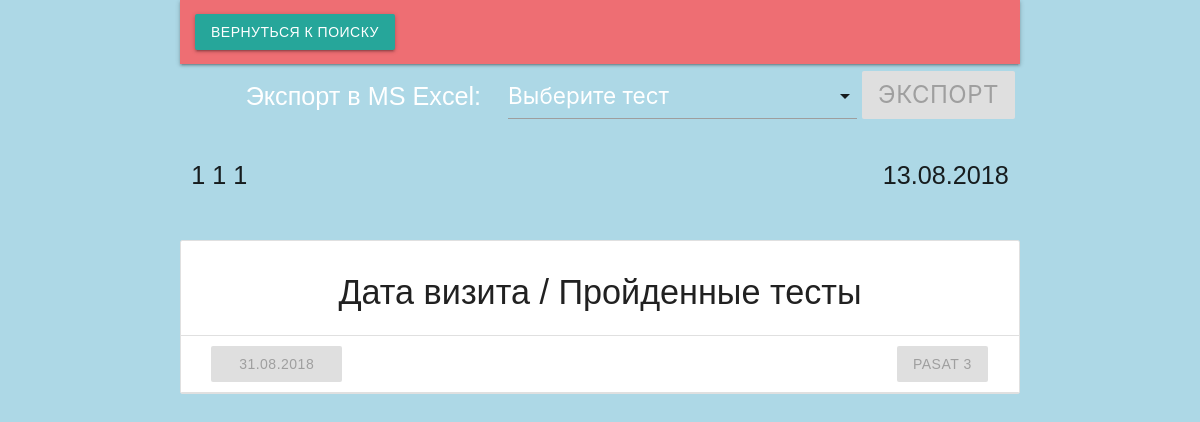
Page /patient/12 on the committed database.
### models.py (models this page shows, shortened)
class Person(db.Model):
    __tablename__ = 'person'
    id = db.Column(db.Integer, primary_key=True)
    fname = db.Column(db.String(30), nullable=False)
    sname = db.Column(db.String(30), nullable=False)
    lname = db.Column(db.String(30), nullable=False)
    type = db.Column(db.String(50))
    __mapper_args__ = {
        'polymorphic_on' : type,
        'polymorphic_identity' : 'person'
    }

class Patient(Person):
    id = db.Column(db.Integer, db.ForeignKey('person.id'), primary_key=True)
    birth_date = db.Column(db.DateTime,default=None, nullable=False)
    sex = db.Column(db.Boolean, nullable=False)
    __mapper_args__ = {
        'polymorphic_identity':'patient'
    }

class Visit(db.Model):
    __tablename__ = 'visit'
    id = db.Column(db.Integer, primary_key=True)
    patient_id = db.Column(db.Integer, db.ForeignKey('patient.id'))
    doctor_id = db.Column(db.Integer, db.ForeignKey('patient.id'))
    visit_date = db.Column(db.DateTime, nullable=False, default=datetime.utcnow)

class BasicTest(db.Model):
    __tablename__ = 'basic_test'
    id = db.Column(db.Integer, primary_key=True)
    visit_id = db.Column(db.Integer, db.ForeignKey('visit.id'), nullable=False)
    screenshot_path = db.Column(db.String(), unique=True, nullable=False)
    type = db.Column(db.String(50))
    __mapper_args__ = {
        'polymorphic_identity' : 'basic_test',
        'polymorphic_on' : type
    }
    def __repr__(self):
        return 'Id: {0}, screen: {1}, type: {2}, visit_Id: {3}'.format(self.id, self.screenshot_path, self.type, self.visit_id)

class PASAT3(BasicTest):
    __tablename__ = 'PASAT 3'
    id = db.Column(db.Integer, db.ForeignKey('basic_test.id'), primary_key=True)
    form_type = db.Column(db.String(5))
    correct = db.Column(db.Integer)
    procent = db.Column(db.Float)
    __mapper_args__ = {
        'polymorphic_identity':'PASAT 3',
    }

class BasicTest(db.Model):
    __tablename__ = 'basic_test'
    id = db.Column(db.Integer, primary_key=True)
    visit_id = db.Column(db.Integer, db.ForeignKey('visit.id'), nullable=False)
    screenshot_path = db.Column(db.String(), unique=True, nullable=False)
    type = db.Column(db.String(50))
    __mapper_args__ = {
        'polymorphic_identity' : 'basic_test',
        'polymorphic_on' : type
    }
    def __repr__(self):
        return 'Id: {0}, screen: {1}, type: {2}, visit_Id: {3}'.format(self.id, self.screenshot_path, self.type, self.visit_id)

### app.py (the view)
@app.route('/patient/<patient_id>', methods=['GET','POST'])
def patient_view(patient_id):
    unique_tests = set()
    patient = Patient.query.get(patient_id)
    visits = Visit.query.filter_by(patient_id = patient_id).all()
    visit_tests = []
    for visit in visits:
        tests = []
        tests.append(visit)
        tests.append(BasicTest.query.filter_by(visit_id = visit.id).all())
        for test in tests[1]:
            unique_tests.add(test.type)
        print(unique_tests)
        visit_tests.append(tests)
    print(visit_tests, unique_tests)
    return render_template("patient_view.html", visit_tests = visit_tests, patient = patient, unique_tests = unique_tests)

### app.py (called while the page is built)
@app.after_request
def add_header(r):
    r.headers["Cache-Control"] = "no-cache, no-store, must-revalidate"
    r.headers["Pragma"] = "no-cache"
    r.headers["Expires"] = "0"
    r.headers['Cache-Control'] = 'public, max-age=0'
    return r

### templates/patient_view.html (shortened to what this page needs)
{% extends "basic.html" %}
{% block title %}
  <link rel="stylesheet" type=text/css href="{{ url_for('static', filename='css/materialize/materialize.min.css')}}">
{% endblock %}
{% block body %}
    <div class="container">
      <nav>
        <div class="nav-wrapper">
          <ul class="left">
            <li>
                <a class="btn waves-effect waves-light" href="{{ url_for('index')}}#test1">Вернуться к поиску</a>
            </li>
          </ul>
          <ul class="right">
            <li>
              <span class="flow-text pr-20">Экспорт в MS Excel:&nbsp;</span>
            </li>
            <li>
              <div class="input-field col s3 test-select">
                </div>
            </li>
            <li>
                <button class="flow-text btn disabled export-btn">Экспорт</button>
            </li>
          </ul>
        </div>
      </nav>
      <div class="row">
        <p id="patient_name" class="flow-text left-align col s8">{{ patient.sname }} {{ patient.fname }} {{ patient.lname }}</p>
        <p id="patient_birth_date" class="flow-text right-align col s4">{{ patient.birth_date.strftime('%d.%m.%Y') }}</p>
      </div>
      <ul class="collection with-header">
        <li class="collection-header"><h4>Дата визита / Пройденные тесты</h4></li>
        {% for visit,tests in visit_tests %}
        <li class="collection-item" data-visit="{{ visit.id }}">
          <div class="row mb-0">
            <a class="col s2 left-align btn disabled">
              {{ visit.visit_date.strftime('%d.%m.%Y') }}
            </a>
            <div class="col s9 offset-s1 right-align">
              {% for test in tests %}
                <a class="btn disabled">{{ test.type.split("(")[-1].split(")")[0] }}<a>
              {% endfor %}
            </div>
          </div>
          {% endfor %}
        </li>
      </ul>
    </div>
{% endblock %}

### static/css/style.css (style rules this page uses)
h2,h3,h4 { text-align: center; }
* { font-family: Trebuchet MS, palatino linotype, sans-serif; }
p { text-align: center; }

### static/css/styles.css (style rules this page uses)
.export-btn { margin-top: -5px; margin-left: 5px; margin-right: 5px; line-height: 48px; height: 48px; font-size: 24px; }
.mb-0 { margin-bottom: 0 !important; }
.pr-20 { padding-right: 20px; }
.test-select { margin: 9px 0 !important; }

### rows in the picture
Person: sname "1", fname "1", lname "1"
Patient: birth_date "13.08.2018"
Visit: visit_date "31.08.2018"
PASAT3: type "PASAT 3"
